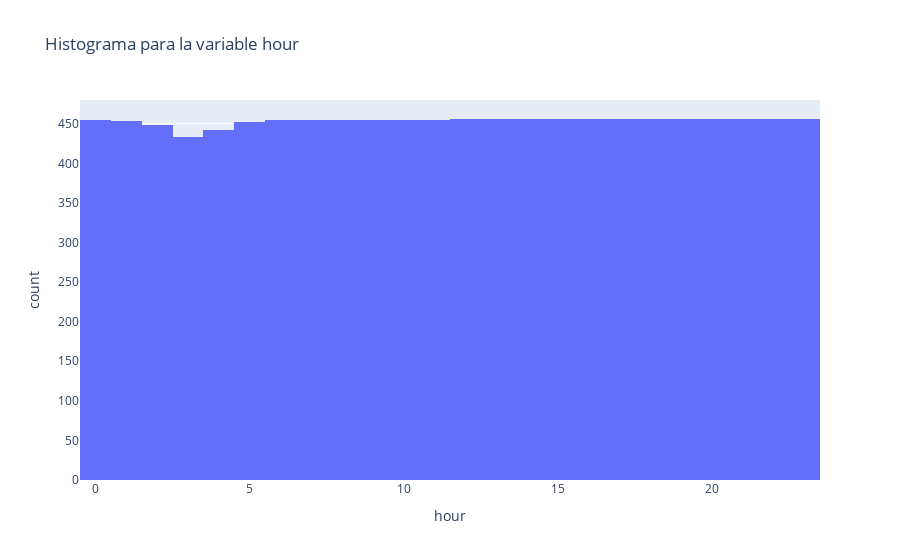

The code cell stored with this chart in its notebook:
### Markdown cell above
La primera observación es que se tienen la misma cantidad de registros que para la variable workingday (10886) y con ayuda del histograma podemos apreciar que la distribución es muy similar en las diferentes horas del dia, con su punto mas bajo en la hora 3.

### Code cell
fig = px.histogram(bikes, x=bikes["hour"], title='Histograma para la variable hour')
fig.show()

### Figure 1 — Plotly figure (JSON) as saved in the notebook; plotly's stock layout.template omitted (floating-point values rounded to 4 significant figures; data arrays with more than 128 entries replaced by an {"elided": "..."} marker saying what was removed)
{"data": [{"alignmentgroup": "True", "bingroup": "x", "hovertemplate": "hour=%{x}<br>count=%{y}<extra></extra>", "legendgroup": "", "marker": {"color": "#636efa", "pattern": {"shape": ""}}, "name": "", "offsetgroup": "", "orientation": "v", "showlegend": false, "type": "histogram", "x": {"elided": "10886 int values"}, "xaxis": "x", "yaxis": "y"}], "layout": {"barmode": "relative", "legend": {"tracegroupgap": 0}, "title": {"text": "Histograma para la variable hour"}, "xaxis": {"anchor": "y", "domain": [0, 1], "title": {"text": "hour"}}, "yaxis": {"anchor": "x", "domain": [0, 1], "title": {"text": "count"}}}}
